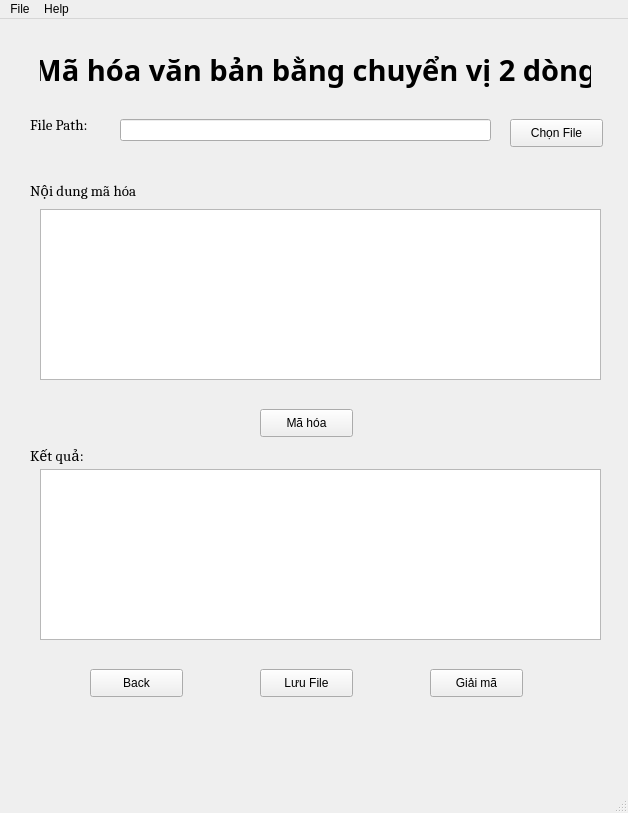
<?xml version="1.0" encoding="UTF-8"?>
<ui version="4.0">
 <class>MainWindow</class>
 <widget class="QMainWindow" name="MainWindow">
  <property name="enabled">
   <bool>true</bool>
  </property>
  <property name="geometry">
   <rect>
    <x>0</x>
    <y>0</y>
    <width>628</width>
    <height>813</height>
   </rect>
  </property>
  <property name="windowTitle">
   <string>MainWindow</string>
  </property>
  <widget class="QWidget" name="centralwidget">
   <widget class="QLineEdit" name="EdtPath">
    <property name="geometry">
     <rect>
      <x>120</x>
      <y>100</y>
      <width>371</width>
      <height>22</height>
     </rect>
    </property>
   </widget>
   <widget class="QTextEdit" name="input">
    <property name="geometry">
     <rect>
      <x>40</x>
      <y>190</y>
      <width>561</width>
      <height>171</height>
     </rect>
    </property>
   </widget>
   <widget class="QLabel" name="label_3">
    <property name="geometry">
     <rect>
      <x>30</x>
      <y>150</y>
      <width>171</width>
      <height>41</height>
     </rect>
    </property>
    <property name="font">
     <font>
      <family>Cambria</family>
      <pointsize>11</pointsize>
      <weight>50</weight>
      <bold>false</bold>
     </font>
    </property>
    <property name="text">
     <string>Nội dung mã hóa</string>
    </property>
   </widget>
   <widget class="QLabel" name="label_2">
    <property name="geometry">
     <rect>
      <x>30</x>
      <y>90</y>
      <width>81</width>
      <height>31</height>
     </rect>
    </property>
    <property name="font">
     <font>
      <family>Cambria</family>
      <pointsize>11</pointsize>
      <weight>50</weight>
      <bold>false</bold>
     </font>
    </property>
    <property name="text">
     <string>File Path:</string>
    </property>
   </widget>
   <widget class="QPushButton" name="btnChonFile">
    <property name="geometry">
     <rect>
      <x>510</x>
      <y>100</y>
      <width>93</width>
      <height>28</height>
     </rect>
    </property>
    <property name="font">
     <font>
      <pointsize>9</pointsize>
     </font>
    </property>
    <property name="text">
     <string>Chọn File</string>
    </property>
   </widget>
   <widget class="QTextEdit" name="result">
    <property name="geometry">
     <rect>
      <x>40</x>
      <y>450</y>
      <width>561</width>
      <height>171</height>
     </rect>
    </property>
   </widget>
   <widget class="QPushButton" name="btnGiaiMaChuyenViNhieuDong">
    <property name="geometry">
     <rect>
      <x>430</x>
      <y>650</y>
      <width>93</width>
      <height>28</height>
     </rect>
    </property>
    <property name="font">
     <font>
      <pointsize>9</pointsize>
     </font>
    </property>
    <property name="text">
     <string>Giải mã</string>
    </property>
   </widget>
   <widget class="QLabel" name="label">
    <property name="geometry">
     <rect>
      <x>40</x>
      <y>0</y>
      <width>551</width>
      <height>101</height>
     </rect>
    </property>
    <property name="font">
     <font>
      <family>Sitka Heading Semibold</family>
      <pointsize>22</pointsize>
      <weight>75</weight>
      <bold>true</bold>
     </font>
    </property>
    <property name="text">
     <string>Mã hóa văn bản bằng chuyển vị 2 dòng</string>
    </property>
    <property name="alignment">
     <set>Qt::AlignCenter</set>
    </property>
   </widget>
   <widget class="QPushButton" name="btnMaHoaChuyenViNhieuDong">
    <property name="geometry">
     <rect>
      <x>260</x>
      <y>390</y>
      <width>93</width>
      <height>28</height>
     </rect>
    </property>
    <property name="font">
     <font>
      <pointsize>9</pointsize>
     </font>
    </property>
    <property name="text">
     <string>Mã hóa</string>
    </property>
   </widget>
   <widget class="QPushButton" name="btnSave">
    <property name="geometry">
     <rect>
      <x>260</x>
      <y>650</y>
      <width>93</width>
      <height>28</height>
     </rect>
    </property>
    <property name="font">
     <font>
      <pointsize>9</pointsize>
     </font>
    </property>
    <property name="text">
     <string>Lưu File</string>
    </property>
   </widget>
   <widget class="QPushButton" name="btnBack">
    <property name="geometry">
     <rect>
      <x>90</x>
      <y>650</y>
      <width>93</width>
      <height>28</height>
     </rect>
    </property>
    <property name="font">
     <font>
      <pointsize>9</pointsize>
     </font>
    </property>
    <property name="text">
     <string>Back</string>
    </property>
   </widget>
   <widget class="QLabel" name="label_4">
    <property name="geometry">
     <rect>
      <x>30</x>
      <y>420</y>
      <width>141</width>
      <height>31</height>
     </rect>
    </property>
    <property name="font">
     <font>
      <family>Cambria</family>
      <pointsize>11</pointsize>
      <weight>50</weight>
      <bold>false</bold>
     </font>
    </property>
    <property name="text">
     <string>Kết quả:</string>
    </property>
   </widget>
  </widget>
  <widget class="QMenuBar" name="menubar">
   <property name="geometry">
    <rect>
     <x>0</x>
     <y>0</y>
     <width>628</width>
     <height>26</height>
    </rect>
   </property>
   <widget class="QMenu" name="menuFile">
    <property name="title">
     <string>File</string>
    </property>
    <addaction name="actionOpen_File"/>
    <addaction name="actionSave_File"/>
    <addaction name="separator"/>
    <addaction name="actionExit"/>
   </widget>
   <widget class="QMenu" name="menuHelp">
    <property name="title">
     <string>Help</string>
    </property>
   </widget>
   <addaction name="menuFile"/>
   <addaction name="menuHelp"/>
  </widget>
  <widget class="QStatusBar" name="statusbar"/>
  <action name="actionOpen_File">
   <property name="text">
    <string>Open File</string>
   </property>
  </action>
  <action name="actionSave_File">
   <property name="text">
    <string>Save File</string>
   </property>
  </action>
  <action name="actionExit">
   <property name="text">
    <string>Exit</string>
   </property>
  </action>
 </widget>
 <resources/>
 <connections/>
</ui>
